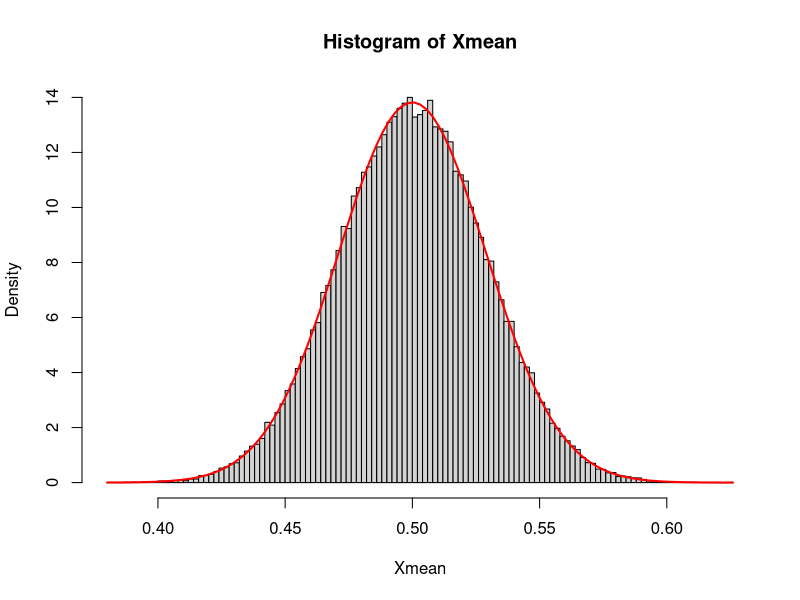
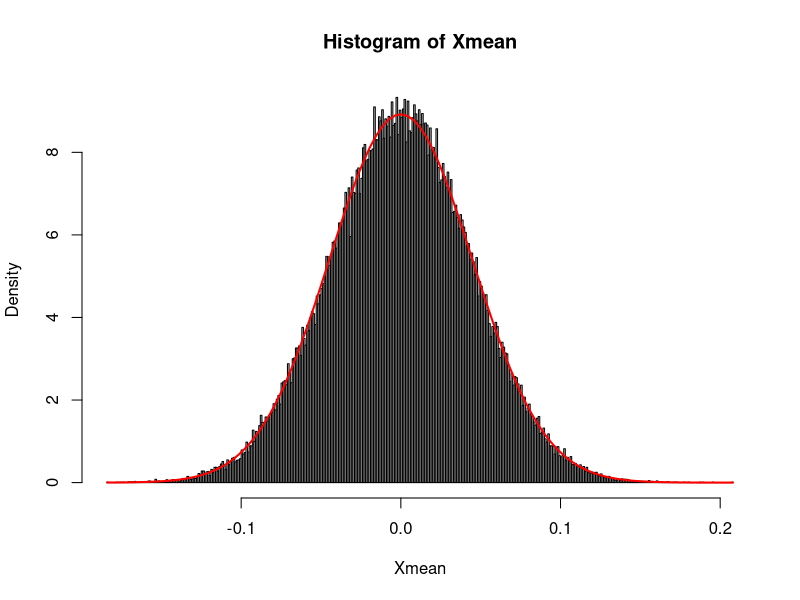
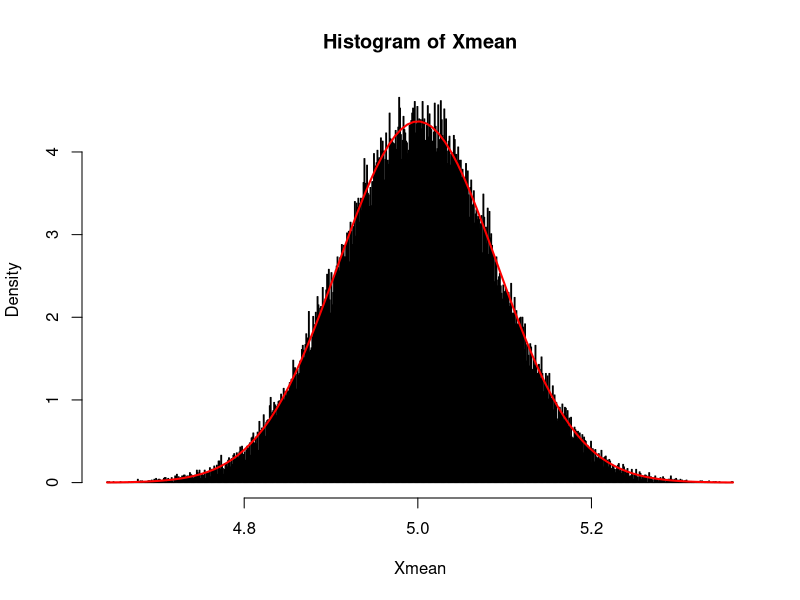
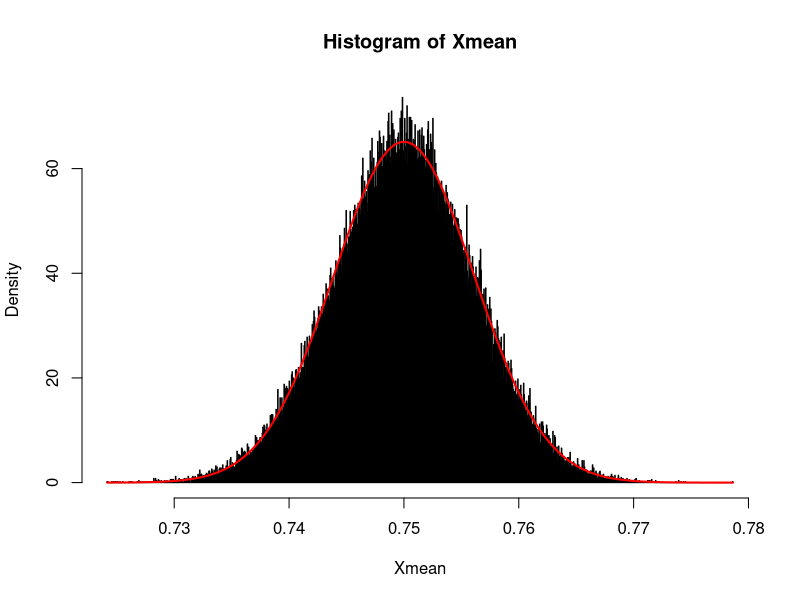
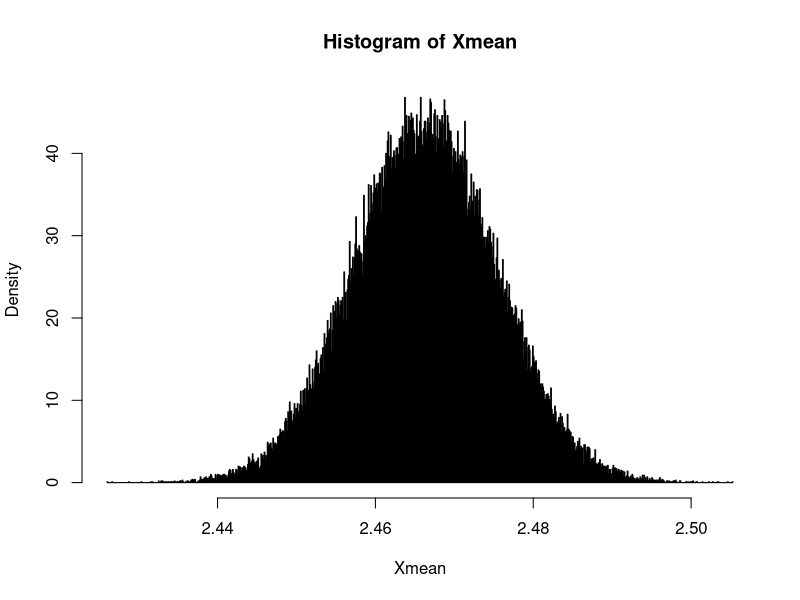
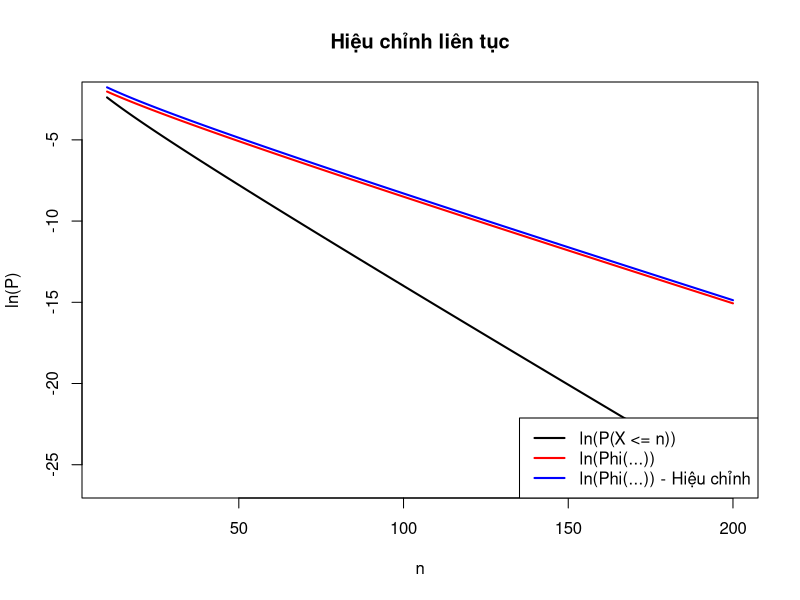

Write R code to recreate these figures, in order.
## Bai 01

# (a)
Finv = function (q){ q ^ (1/3) }
U = runif(100, min = 0, max = 1)
res = Finv(U)
print(res)

# (b)
Finv = function (q){ exp(q / log(3/2)) }
U = runif(100, min = (log(3) - log(2)) * log(2), max = (log(3) - log(2)) * log(3))
res = Finv(U)
print(res)

# (c)
Finv = function (q){ acos(-2 * q) } 
U = runif(100, min = -1/2, max = 1/2)
res = Finv(U)
print(res)





	
## Bai 02
#__________
sampleMean = function(generator, nSimulation, sampleSize){
    # generator: Ham phat sinh cac so ngau nhien
    # nSimulation: So lan mo phong
    # sampleSize: Co mau
    Xmean  = rep(0, nSimulation)
    for(i in 1:nSimulation){
        Xmean[i] = mean(generator(sampleSize))
    }
    return(Xmean)
}
## VD: (X1, X2, ..., Xn) ~ U[0, 1]
nSimulation = 10^5
n = 100
generator = function(n){ runif(n, min = 0, max = 1) }
Xmean = sampleMean(generator, nSimulation, n)
mu = 1/2
sigmasq = 1/12
hist(Xmean, breaks = 100, freq = FALSE)
curve(dnorm(x, mean = mu, sd = sqrt(sigmasq/n)), add = TRUE, col = 'red', lwd = 2)
#___________
# (a)
sampleMean = function(generator, nSimulation, sampleSize){
    # generator: Ham phat sinh cac so ngau nhien
    # nSimulation: So lan mo phong
    # sampleSize: Co mau
    Xmean  = rep(0, nSimulation)
    for(i in 1:nSimulation){
        Xmean[i] = mean(generator(sampleSize))
    }
    return(Xmean)
}
nS = 10^5
n = 500
g = function(n) { runif(n, min = -sqrt(3), max = sqrt(3)) }
Xmean = sampleMean(g, nS, n)
hist(Xmean, breaks = 500, freq = FALSE)
mu = 0
sigma = 1
curve(dnorm(x, mu, sqrt(sigma/n)), add = TRUE, col = 'red', lwd = 2)


# (b)
sampleMean = function(generator, nSimulation, sampleSize){
    # generator: Ham phat sinh cac so ngau nhien
    # nSimulation: So lan mo phong
    # sampleSize: Co mau
    Xmean  = rep(0, nSimulation)
    for(i in 1:nSimulation){
        Xmean[i] = mean(generator(sampleSize))
    }
    return(Xmean)
}
nS = 10^5
n = 1000
g = function(n) { runif(n, min = 0, max = 10) }
Xmean = sampleMean(g, nS, n)
hist(Xmean, breaks = 1000, freq = FALSE)
mu = 5
sigma = 25/3
curve(dnorm(x, mu, sqrt(sigma/n)), add = TRUE, col = 'red', lwd = 2)

# (c)
set.seed(123)
sampleMean = function(generator, nSimulation, sampleSize){
    # generator: Ham phat sinh cac so ngau nhien
    # nSimulation: So lan mo phong
    # sampleSize: Co mau
    Xmean  = rep(0, nSimulation)
    for(i in 1:nSimulation){
        Xmean[i] = mean(generator(sampleSize))
    }
    return(Xmean)
}

nS = 10^5
n = 1000

generate = function(n) {
    Finv = function (q){ q ^ (1 / 3) }
    U = runif(n, min = 0, max = 1)
    res = Finv(U)
    return (res)
}

Xmean = sampleMean(generate, nS, n)  # Truyền hàm generate thay vì kết quả của nó
hist(Xmean, breaks = 1000, freq = FALSE)
mu = 3/4
sigma = 3/80
curve(dnorm(x, mu, sqrt(sigma/n)), add = TRUE, col = 'red', lwd = 2)


# (d)
sampleMean = function(generator, nSimulation, sampleSize){
    # generator: Ham phat sinh cac so ngau nhien
    # nSimulation: So lan mo phong
    # sampleSize: Co mau
    Xmean  = rep(0, nSimulation)
    for(i in 1:nSimulation){
        Xmean[i] = mean(generator(sampleSize))
    }
    return(Xmean)
}

nS = 10^5
n = 1000

generate = function(n) {
    Finv = function (q){ exp(q / log(3/2)) }
    U = runif(n, min = (log(3) - log(2)) * log(2), max = (log(3) - log(2)) * log(3))
    res = Finv(U)
    return (res)
}

Xmean = sampleMean(generate, nS, n)  # Truyền hàm generate thay vì kết quả của nó
hist(Xmean, breaks = 1000, freq = FALSE)



























# Các tham số
n_values <- 10:200  # Giá trị n từ 10 đến 200
p <- 2/3            # Xác suất thành công
size <- 2 * n_values  # Số lần thử (2n)

# (a) Tính ln(P(X <= n)) với X ~ B(2n, 2/3)
ln_P <- sapply(n_values, function(n) {
  log(pbinom(n, size = 2 * n, prob = p))  # P(X <= n)
})

# (b) Tính ln(Phi(...)) (không hiệu chỉnh liên tục)
ln_Phi <- sapply(n_values, function(n) {
  z <- (n - 2 * n * p) / sqrt(4 * n * p * (1 - p))
  log(pnorm(z))
})

# (c) Tính ln(Phi(...)) (có hiệu chỉnh liên tục)
ln_Phi_adjusted <- sapply(n_values, function(n) {
  z <- (n + 0.5 - 2 * n * p) / sqrt(4 * n * p * (1 - p))
  log(pnorm(z))
})

# Vẽ đồ thị
plot(n_values, ln_P, type = "l", col = "black", lwd = 2,
     xlab = "n", ylab = "ln(P)", main = "Hiệu chỉnh liên tục")
lines(n_values, ln_Phi, col = "red", lwd = 2)       # Đường không hiệu chỉnh
lines(n_values, ln_Phi_adjusted, col = "blue", lwd = 2)  # Đường hiệu chỉnh
legend("bottomright", legend = c("ln(P(X <= n))", "ln(Phi(...))", "ln(Phi(...)) - Hiệu chỉnh"),
       col = c("black", "red", "blue"), lwd = 2)



